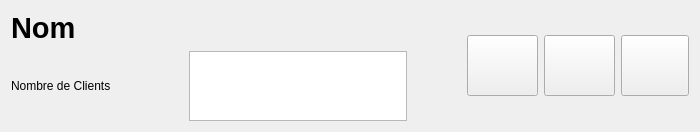
<?xml version="1.0" encoding="UTF-8"?>
<ui version="4.0">
 <class>WidgetAgent</class>
 <widget class="QWidget" name="WidgetAgent">
  <property name="geometry">
   <rect>
    <x>0</x>
    <y>0</y>
    <width>700</width>
    <height>100</height>
   </rect>
  </property>
  <property name="windowTitle">
   <string>Form</string>
  </property>
  <layout class="QHBoxLayout" name="horizontalLayout_2">
   <item>
    <layout class="QGridLayout" name="gridLayout">
     <item row="2" column="0">
      <widget class="QLabel" name="label_Nom">
       <property name="minimumSize">
        <size>
         <width>172</width>
         <height>34</height>
        </size>
       </property>
       <property name="font">
        <font>
         <family>Liberation Sans</family>
         <pointsize>22</pointsize>
         <weight>75</weight>
         <bold>true</bold>
        </font>
       </property>
       <property name="text">
        <string>Nom</string>
       </property>
      </widget>
     </item>
     <item row="3" column="0">
      <widget class="QLabel" name="label_Adresse">
       <property name="minimumSize">
        <size>
         <width>0</width>
         <height>17</height>
        </size>
       </property>
       <property name="text">
        <string>Nombre de Clients</string>
       </property>
      </widget>
     </item>
     <item row="3" column="1" alignment="Qt::AlignHCenter|Qt::AlignVCenter">
      <widget class="QTextEdit" name="textEdit_2"/>
     </item>
    </layout>
   </item>
   <item>
    <spacer name="horizontalSpacer">
     <property name="orientation">
      <enum>Qt::Horizontal</enum>
     </property>
     <property name="sizeHint" stdset="0">
      <size>
       <width>92</width>
       <height>20</height>
      </size>
     </property>
    </spacer>
   </item>
   <item>
    <layout class="QHBoxLayout" name="horizontalLayout">
     <item>
      <widget class="QPushButton" name="pushButton_souhaits">
       <property name="minimumSize">
        <size>
         <width>71</width>
         <height>61</height>
        </size>
       </property>
       <property name="maximumSize">
        <size>
         <width>71</width>
         <height>61</height>
        </size>
       </property>
       <property name="icon">
        <iconset resource="ressources.qrc">
         <normaloff>:/app/souhait48</normaloff>:/app/souhait48</iconset>
       </property>
       <property name="iconSize">
        <size>
         <width>46</width>
         <height>46</height>
        </size>
       </property>
      </widget>
     </item>
     <item>
      <widget class="QPushButton" name="pushButton_biens">
       <property name="minimumSize">
        <size>
         <width>71</width>
         <height>61</height>
        </size>
       </property>
       <property name="maximumSize">
        <size>
         <width>71</width>
         <height>61</height>
        </size>
       </property>
       <property name="icon">
        <iconset resource="ressources.qrc">
         <normaloff>:/app/bien48</normaloff>:/app/bien48</iconset>
       </property>
       <property name="iconSize">
        <size>
         <width>46</width>
         <height>46</height>
        </size>
       </property>
      </widget>
     </item>
     <item>
      <widget class="QPushButton" name="pushButton_client">
       <property name="minimumSize">
        <size>
         <width>68</width>
         <height>61</height>
        </size>
       </property>
       <property name="maximumSize">
        <size>
         <width>71</width>
         <height>61</height>
        </size>
       </property>
       <property name="icon">
        <iconset resource="ressources.qrc">
         <normaloff>:/app/client48</normaloff>:/app/client48</iconset>
       </property>
       <property name="iconSize">
        <size>
         <width>46</width>
         <height>46</height>
        </size>
       </property>
      </widget>
     </item>
    </layout>
   </item>
  </layout>
 </widget>
 <resources>
  <include location="ressources.qrc"/>
 </resources>
 <connections/>
</ui>
